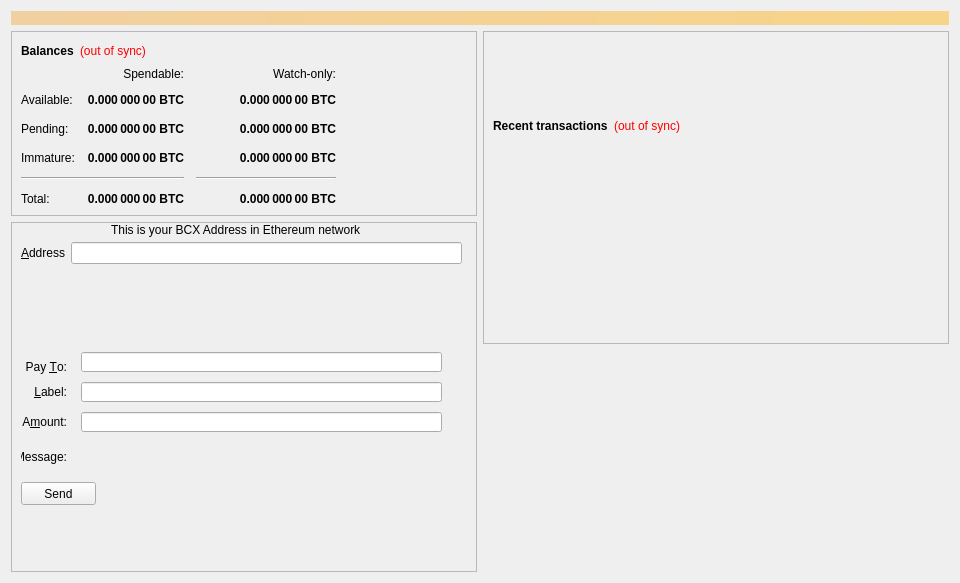
<?xml version="1.0" encoding="UTF-8"?>
<ui version="4.0">
 <class>OverviewPage</class>
 <widget class="QWidget" name="OverviewPage">
  <property name="geometry">
   <rect>
    <x>0</x>
    <y>0</y>
    <width>960</width>
    <height>569</height>
   </rect>
  </property>
  <property name="minimumSize">
   <size>
    <width>500</width>
    <height>0</height>
   </size>
  </property>
  <property name="windowTitle">
   <string>Form</string>
  </property>
  <layout class="QVBoxLayout" name="topLayout">
   <item>
    <widget class="QLabel" name="labelAlerts">
     <property name="visible">
      <bool>false</bool>
     </property>
     <property name="styleSheet">
      <string notr="true">background-color: qlineargradient(x1: 0, y1: 0, x2: 1, y2: 0, stop:0 #F0D0A0, stop:1 #F8D488); color:#000000;</string>
     </property>
     <property name="wordWrap">
      <bool>true</bool>
     </property>
     <property name="margin">
      <number>3</number>
     </property>
    </widget>
   </item>
   <item>
    <layout class="QHBoxLayout" name="horizontalLayout" stretch="1,1">
     <item>
      <layout class="QVBoxLayout" name="verticalLayout_2">
       <item>
        <widget class="QFrame" name="frame">
         <property name="frameShape">
          <enum>QFrame::StyledPanel</enum>
         </property>
         <property name="frameShadow">
          <enum>QFrame::Raised</enum>
         </property>
         <layout class="QVBoxLayout" name="verticalLayout_4">
          <item>
           <layout class="QHBoxLayout" name="horizontalLayout_4">
            <item>
             <widget class="QLabel" name="label_5">
              <property name="font">
               <font>
                <weight>75</weight>
                <bold>true</bold>
               </font>
              </property>
              <property name="text">
               <string>Balances</string>
              </property>
             </widget>
            </item>
            <item>
             <widget class="QLabel" name="labelWalletStatus">
              <property name="cursor">
               <cursorShape>WhatsThisCursor</cursorShape>
              </property>
              <property name="toolTip">
               <string>The displayed information may be out of date. Your wallet automatically synchronizes with the BCX network after a connection is established, but this process has not completed yet.</string>
              </property>
              <property name="styleSheet">
               <string notr="true">QLabel { color: red; }</string>
              </property>
              <property name="text">
               <string notr="true">(out of sync)</string>
              </property>
              <property name="alignment">
               <set>Qt::AlignLeading|Qt::AlignLeft|Qt::AlignVCenter</set>
              </property>
             </widget>
            </item>
            <item>
             <spacer name="horizontalSpacer_3">
              <property name="orientation">
               <enum>Qt::Horizontal</enum>
              </property>
              <property name="sizeHint" stdset="0">
               <size>
                <width>40</width>
                <height>20</height>
               </size>
              </property>
             </spacer>
            </item>
           </layout>
          </item>
          <item>
           <layout class="QGridLayout" name="gridLayout">
            <property name="spacing">
             <number>12</number>
            </property>
            <item row="2" column="2">
             <widget class="QLabel" name="labelWatchPending">
              <property name="font">
               <font>
                <weight>75</weight>
                <bold>true</bold>
               </font>
              </property>
              <property name="cursor">
               <cursorShape>IBeamCursor</cursorShape>
              </property>
              <property name="toolTip">
               <string>Unconfirmed transactions to watch-only addresses</string>
              </property>
              <property name="text">
               <string notr="true">0.000 000 00 BTC</string>
              </property>
              <property name="alignment">
               <set>Qt::AlignRight|Qt::AlignTrailing|Qt::AlignVCenter</set>
              </property>
              <property name="textInteractionFlags">
               <set>Qt::LinksAccessibleByMouse|Qt::TextSelectableByKeyboard|Qt::TextSelectableByMouse</set>
              </property>
             </widget>
            </item>
            <item row="2" column="1">
             <widget class="QLabel" name="labelUnconfirmed">
              <property name="font">
               <font>
                <weight>75</weight>
                <bold>true</bold>
               </font>
              </property>
              <property name="cursor">
               <cursorShape>IBeamCursor</cursorShape>
              </property>
              <property name="toolTip">
               <string>Total of transactions that have yet to be confirmed, and do not yet count toward the spendable balance</string>
              </property>
              <property name="text">
               <string notr="true">0.000 000 00 BTC</string>
              </property>
              <property name="alignment">
               <set>Qt::AlignRight|Qt::AlignTrailing|Qt::AlignVCenter</set>
              </property>
              <property name="textInteractionFlags">
               <set>Qt::LinksAccessibleByMouse|Qt::TextSelectableByKeyboard|Qt::TextSelectableByMouse</set>
              </property>
             </widget>
            </item>
            <item row="3" column="2">
             <widget class="QLabel" name="labelWatchImmature">
              <property name="font">
               <font>
                <weight>75</weight>
                <bold>true</bold>
               </font>
              </property>
              <property name="cursor">
               <cursorShape>IBeamCursor</cursorShape>
              </property>
              <property name="toolTip">
               <string>Staked or masternode rewards in watch-only addresses that has not yet matured</string>
              </property>
              <property name="text">
               <string notr="true">0.000 000 00 BTC</string>
              </property>
              <property name="alignment">
               <set>Qt::AlignRight|Qt::AlignTrailing|Qt::AlignVCenter</set>
              </property>
              <property name="textInteractionFlags">
               <set>Qt::LinksAccessibleByMouse|Qt::TextSelectableByKeyboard|Qt::TextSelectableByMouse</set>
              </property>
             </widget>
            </item>
            <item row="4" column="0" colspan="2">
             <widget class="Line" name="lineSpendableBalance">
              <property name="orientation">
               <enum>Qt::Horizontal</enum>
              </property>
             </widget>
            </item>
            <item row="4" column="2">
             <widget class="Line" name="lineWatchBalance">
              <property name="sizePolicy">
               <sizepolicy hsizetype="Preferred" vsizetype="Fixed">
                <horstretch>0</horstretch>
                <verstretch>0</verstretch>
               </sizepolicy>
              </property>
              <property name="minimumSize">
               <size>
                <width>140</width>
                <height>0</height>
               </size>
              </property>
              <property name="orientation">
               <enum>Qt::Horizontal</enum>
              </property>
             </widget>
            </item>
            <item row="5" column="0">
             <widget class="QLabel" name="labelTotalText">
              <property name="text">
               <string>Total:</string>
              </property>
             </widget>
            </item>
            <item row="3" column="1">
             <widget class="QLabel" name="labelImmature">
              <property name="font">
               <font>
                <weight>75</weight>
                <bold>true</bold>
               </font>
              </property>
              <property name="cursor">
               <cursorShape>IBeamCursor</cursorShape>
              </property>
              <property name="toolTip">
               <string>Staked or masternode rewards that has not yet matured</string>
              </property>
              <property name="text">
               <string notr="true">0.000 000 00 BTC</string>
              </property>
              <property name="alignment">
               <set>Qt::AlignRight|Qt::AlignTrailing|Qt::AlignVCenter</set>
              </property>
              <property name="textInteractionFlags">
               <set>Qt::LinksAccessibleByMouse|Qt::TextSelectableByKeyboard|Qt::TextSelectableByMouse</set>
              </property>
             </widget>
            </item>
            <item row="2" column="3">
             <spacer name="horizontalSpacer_2">
              <property name="orientation">
               <enum>Qt::Horizontal</enum>
              </property>
              <property name="sizeHint" stdset="0">
               <size>
                <width>40</width>
                <height>20</height>
               </size>
              </property>
             </spacer>
            </item>
            <item row="3" column="0">
             <widget class="QLabel" name="labelImmatureText">
              <property name="text">
               <string>Immature:</string>
              </property>
             </widget>
            </item>
            <item row="5" column="1">
             <widget class="QLabel" name="labelTotal">
              <property name="font">
               <font>
                <weight>75</weight>
                <bold>true</bold>
               </font>
              </property>
              <property name="cursor">
               <cursorShape>IBeamCursor</cursorShape>
              </property>
              <property name="toolTip">
               <string>Your current total balance</string>
              </property>
              <property name="text">
               <string notr="true">0.000 000 00 BTC</string>
              </property>
              <property name="alignment">
               <set>Qt::AlignRight|Qt::AlignTrailing|Qt::AlignVCenter</set>
              </property>
              <property name="textInteractionFlags">
               <set>Qt::LinksAccessibleByMouse|Qt::TextSelectableByKeyboard|Qt::TextSelectableByMouse</set>
              </property>
             </widget>
            </item>
            <item row="5" column="2">
             <widget class="QLabel" name="labelWatchTotal">
              <property name="font">
               <font>
                <weight>75</weight>
                <bold>true</bold>
               </font>
              </property>
              <property name="cursor">
               <cursorShape>IBeamCursor</cursorShape>
              </property>
              <property name="toolTip">
               <string>Current total balance in watch-only addresses</string>
              </property>
              <property name="text">
               <string notr="true">0.000 000 00 BTC</string>
              </property>
              <property name="alignment">
               <set>Qt::AlignRight|Qt::AlignTrailing|Qt::AlignVCenter</set>
              </property>
              <property name="textInteractionFlags">
               <set>Qt::LinksAccessibleByMouse|Qt::TextSelectableByKeyboard|Qt::TextSelectableByMouse</set>
              </property>
             </widget>
            </item>
            <item row="0" column="2">
             <widget class="QLabel" name="labelWatchonly">
              <property name="text">
               <string>Watch-only:</string>
              </property>
              <property name="alignment">
               <set>Qt::AlignRight|Qt::AlignTrailing|Qt::AlignVCenter</set>
              </property>
             </widget>
            </item>
            <item row="1" column="0">
             <widget class="QLabel" name="labelBalanceText">
              <property name="text">
               <string>Available:</string>
              </property>
             </widget>
            </item>
            <item row="1" column="1">
             <widget class="QLabel" name="labelBalance">
              <property name="font">
               <font>
                <weight>75</weight>
                <bold>true</bold>
               </font>
              </property>
              <property name="cursor">
               <cursorShape>IBeamCursor</cursorShape>
              </property>
              <property name="toolTip">
               <string>Your current spendable balance</string>
              </property>
              <property name="text">
               <string notr="true">0.000 000 00 BTC</string>
              </property>
              <property name="alignment">
               <set>Qt::AlignRight|Qt::AlignTrailing|Qt::AlignVCenter</set>
              </property>
              <property name="textInteractionFlags">
               <set>Qt::LinksAccessibleByMouse|Qt::TextSelectableByKeyboard|Qt::TextSelectableByMouse</set>
              </property>
             </widget>
            </item>
            <item row="1" column="2">
             <widget class="QLabel" name="labelWatchAvailable">
              <property name="font">
               <font>
                <weight>75</weight>
                <bold>true</bold>
               </font>
              </property>
              <property name="cursor">
               <cursorShape>IBeamCursor</cursorShape>
              </property>
              <property name="toolTip">
               <string>Your current balance in watch-only addresses</string>
              </property>
              <property name="text">
               <string notr="true">0.000 000 00 BTC</string>
              </property>
              <property name="alignment">
               <set>Qt::AlignRight|Qt::AlignTrailing|Qt::AlignVCenter</set>
              </property>
              <property name="textInteractionFlags">
               <set>Qt::LinksAccessibleByMouse|Qt::TextSelectableByKeyboard|Qt::TextSelectableByMouse</set>
              </property>
             </widget>
            </item>
            <item row="2" column="0">
             <widget class="QLabel" name="labelPendingText">
              <property name="text">
               <string>Pending:</string>
              </property>
             </widget>
            </item>
            <item row="0" column="1">
             <widget class="QLabel" name="labelSpendable">
              <property name="text">
               <string>Spendable:</string>
              </property>
              <property name="alignment">
               <set>Qt::AlignRight|Qt::AlignTrailing|Qt::AlignVCenter</set>
              </property>
             </widget>
            </item>
           </layout>
          </item>
         </layout>
        </widget>
       </item>
       <item>
        <widget class="QFrame" name="frameethereum">
         <property name="minimumSize">
          <size>
           <width>0</width>
           <height>350</height>
          </size>
         </property>
         <property name="layoutDirection">
          <enum>Qt::LeftToRight</enum>
         </property>
         <property name="frameShape">
          <enum>QFrame::StyledPanel</enum>
         </property>
         <property name="frameShadow">
          <enum>QFrame::Raised</enum>
         </property>
         <widget class="QPushButton" name="runAutoDenom">
          <property name="geometry">
           <rect>
            <x>251</x>
            <y>17</y>
            <width>1</width>
            <height>1</height>
           </rect>
          </property>
          <property name="palette">
           <palette>
            <active>
             <colorrole role="WindowText">
              <brush brushstyle="SolidPattern">
               <color alpha="255">
                <red>0</red>
                <green>0</green>
                <blue>0</blue>
               </color>
              </brush>
             </colorrole>
             <colorrole role="Button">
              <brush brushstyle="SolidPattern">
               <color alpha="255">
                <red>239</red>
                <green>238</green>
                <blue>238</blue>
               </color>
              </brush>
             </colorrole>
             <colorrole role="Light">
              <brush brushstyle="SolidPattern">
               <color alpha="255">
                <red>255</red>
                <green>255</green>
                <blue>255</blue>
               </color>
              </brush>
             </colorrole>
             <colorrole role="Midlight">
              <brush brushstyle="SolidPattern">
               <color alpha="255">
                <red>247</red>
                <green>246</green>
                <blue>246</blue>
               </color>
              </brush>
             </colorrole>
             <colorrole role="Dark">
              <brush brushstyle="SolidPattern">
               <color alpha="255">
                <red>119</red>
                <green>119</green>
                <blue>119</blue>
               </color>
              </brush>
             </colorrole>
             <colorrole role="Mid">
              <brush brushstyle="SolidPattern">
               <color alpha="255">
                <red>159</red>
                <green>159</green>
                <blue>159</blue>
               </color>
              </brush>
             </colorrole>
             <colorrole role="Text">
              <brush brushstyle="SolidPattern">
               <color alpha="255">
                <red>0</red>
                <green>0</green>
                <blue>0</blue>
               </color>
              </brush>
             </colorrole>
             <colorrole role="BrightText">
              <brush brushstyle="SolidPattern">
               <color alpha="255">
                <red>255</red>
                <green>255</green>
                <blue>255</blue>
               </color>
              </brush>
             </colorrole>
             <colorrole role="ButtonText">
              <brush brushstyle="SolidPattern">
               <color alpha="255">
                <red>0</red>
                <green>0</green>
                <blue>0</blue>
               </color>
              </brush>
             </colorrole>
             <colorrole role="Base">
              <brush brushstyle="SolidPattern">
               <color alpha="255">
                <red>255</red>
                <green>255</green>
                <blue>255</blue>
               </color>
              </brush>
             </colorrole>
             <colorrole role="Window">
              <brush brushstyle="SolidPattern">
               <color alpha="255">
                <red>239</red>
                <green>238</green>
                <blue>238</blue>
               </color>
              </brush>
             </colorrole>
             <colorrole role="Shadow">
              <brush brushstyle="SolidPattern">
               <color alpha="255">
                <red>0</red>
                <green>0</green>
                <blue>0</blue>
               </color>
              </brush>
             </colorrole>
             <colorrole role="AlternateBase">
              <brush brushstyle="SolidPattern">
               <color alpha="255">
                <red>247</red>
                <green>246</green>
                <blue>246</blue>
               </color>
              </brush>
             </colorrole>
             <colorrole role="ToolTipBase">
              <brush brushstyle="SolidPattern">
               <color alpha="255">
                <red>255</red>
                <green>255</green>
                <blue>220</blue>
               </color>
              </brush>
             </colorrole>
             <colorrole role="ToolTipText">
              <brush brushstyle="SolidPattern">
               <color alpha="255">
                <red>0</red>
                <green>0</green>
                <blue>0</blue>
               </color>
              </brush>
             </colorrole>
             <colorrole role="PlaceholderText">
              <brush brushstyle="NoBrush">
               <color alpha="128">
                <red>0</red>
                <green>0</green>
                <blue>0</blue>
               </color>
              </brush>
             </colorrole>
            </active>
            <inactive>
             <colorrole role="WindowText">
              <brush brushstyle="SolidPattern">
               <color alpha="255">
                <red>0</red>
                <green>0</green>
                <blue>0</blue>
               </color>
              </brush>
             </colorrole>
             <colorrole role="Button">
              <brush brushstyle="SolidPattern">
               <color alpha="255">
                <red>239</red>
                <green>238</green>
                <blue>238</blue>
               </color>
              </brush>
             </colorrole>
             <colorrole role="Light">
              <brush brushstyle="SolidPattern">
               <color alpha="255">
                <red>255</red>
                <green>255</green>
                <blue>255</blue>
               </color>
              </brush>
             </colorrole>
             <colorrole role="Midlight">
              <brush brushstyle="SolidPattern">
               <color alpha="255">
                <red>247</red>
                <green>246</green>
                <blue>246</blue>
               </color>
              </brush>
             </colorrole>
             <colorrole role="Dark">
              <brush brushstyle="SolidPattern">
               <color alpha="255">
                <red>119</red>
                <green>119</green>
                <blue>119</blue>
               </color>
              </brush>
             </colorrole>
             <colorrole role="Mid">
              <brush brushstyle="SolidPattern">
               <color alpha="255">
                <red>159</red>
                <green>159</green>
                <blue>159</blue>
               </color>
              </brush>
             </colorrole>
             <colorrole role="Text">
              <brush brushstyle="SolidPattern">
               <color alpha="255">
                <red>0</red>
                <green>0</green>
                <blue>0</blue>
               </color>
              </brush>
             </colorrole>
             <colorrole role="BrightText">
              <brush brushstyle="SolidPattern">
               <color alpha="255">
                <red>255</red>
                <green>255</green>
                <blue>255</blue>
               </color>
              </brush>
             </colorrole>
             <colorrole role="ButtonText">
              <brush brushstyle="SolidPattern">
               <color alpha="255">
                <red>0</red>
                <green>0</green>
                <blue>0</blue>
               </color>
              </brush>
             </colorrole>
             <colorrole role="Base">
              <brush brushstyle="SolidPattern">
               <color alpha="255">
                <red>255</red>
                <green>255</green>
                <blue>255</blue>
               </color>
              </brush>
             </colorrole>
             <colorrole role="Window">
              <brush brushstyle="SolidPattern">
               <color alpha="255">
                <red>239</red>
                <green>238</green>
                <blue>238</blue>
               </color>
              </brush>
             </colorrole>
             <colorrole role="Shadow">
              <brush brushstyle="SolidPattern">
               <color alpha="255">
                <red>0</red>
                <green>0</green>
                <blue>0</blue>
               </color>
              </brush>
             </colorrole>
             <colorrole role="AlternateBase">
              <brush brushstyle="SolidPattern">
               <color alpha="255">
                <red>247</red>
                <green>246</green>
                <blue>246</blue>
               </color>
              </brush>
             </colorrole>
             <colorrole role="ToolTipBase">
              <brush brushstyle="SolidPattern">
               <color alpha="255">
                <red>255</red>
                <green>255</green>
                <blue>220</blue>
               </color>
              </brush>
             </colorrole>
             <colorrole role="ToolTipText">
              <brush brushstyle="SolidPattern">
               <color alpha="255">
                <red>0</red>
                <green>0</green>
                <blue>0</blue>
               </color>
              </brush>
             </colorrole>
             <colorrole role="PlaceholderText">
              <brush brushstyle="NoBrush">
               <color alpha="128">
                <red>0</red>
                <green>0</green>
                <blue>0</blue>
               </color>
              </brush>
             </colorrole>
            </inactive>
            <disabled>
             <colorrole role="WindowText">
              <brush brushstyle="SolidPattern">
               <color alpha="255">
                <red>119</red>
                <green>119</green>
                <blue>119</blue>
               </color>
              </brush>
             </colorrole>
             <colorrole role="Button">
              <brush brushstyle="SolidPattern">
               <color alpha="255">
                <red>239</red>
                <green>238</green>
                <blue>238</blue>
               </color>
              </brush>
             </colorrole>
             <colorrole role="Light">
              <brush brushstyle="SolidPattern">
               <color alpha="255">
                <red>255</red>
                <green>255</green>
                <blue>255</blue>
               </color>
              </brush>
             </colorrole>
             <colorrole role="Midlight">
              <brush brushstyle="SolidPattern">
               <color alpha="255">
                <red>247</red>
                <green>246</green>
                <blue>246</blue>
               </color>
              </brush>
             </colorrole>
             <colorrole role="Dark">
              <brush brushstyle="SolidPattern">
               <color alpha="255">
                <red>119</red>
                <green>119</green>
                <blue>119</blue>
               </color>
              </brush>
             </colorrole>
             <colorrole role="Mid">
              <brush brushstyle="SolidPattern">
               <color alpha="255">
                <red>159</red>
                <green>159</green>
                <blue>159</blue>
               </color>
              </brush>
             </colorrole>
             <colorrole role="Text">
              <brush brushstyle="SolidPattern">
               <color alpha="255">
                <red>119</red>
                <green>119</green>
                <blue>119</blue>
               </color>
              </brush>
             </colorrole>
             <colorrole role="BrightText">
              <brush brushstyle="SolidPattern">
               <color alpha="255">
                <red>255</red>
                <green>255</green>
                <blue>255</blue>
               </color>
              </brush>
             </colorrole>
             <colorrole role="ButtonText">
              <brush brushstyle="SolidPattern">
               <color alpha="255">
                <red>119</red>
                <green>119</green>
                <blue>119</blue>
               </color>
              </brush>
             </colorrole>
             <colorrole role="Base">
              <brush brushstyle="SolidPattern">
               <color alpha="255">
                <red>239</red>
                <green>238</green>
                <blue>238</blue>
               </color>
              </brush>
             </colorrole>
             <colorrole role="Window">
              <brush brushstyle="SolidPattern">
               <color alpha="255">
                <red>239</red>
                <green>238</green>
                <blue>238</blue>
               </color>
              </brush>
             </colorrole>
             <colorrole role="Shadow">
              <brush brushstyle="SolidPattern">
               <color alpha="255">
                <red>0</red>
                <green>0</green>
                <blue>0</blue>
               </color>
              </brush>
             </colorrole>
             <colorrole role="AlternateBase">
              <brush brushstyle="SolidPattern">
               <color alpha="255">
                <red>239</red>
                <green>238</green>
                <blue>238</blue>
               </color>
              </brush>
             </colorrole>
             <colorrole role="ToolTipBase">
              <brush brushstyle="SolidPattern">
               <color alpha="255">
                <red>255</red>
                <green>255</green>
                <blue>220</blue>
               </color>
              </brush>
             </colorrole>
             <colorrole role="ToolTipText">
              <brush brushstyle="SolidPattern">
               <color alpha="255">
                <red>0</red>
                <green>0</green>
                <blue>0</blue>
               </color>
              </brush>
             </colorrole>
             <colorrole role="PlaceholderText">
              <brush brushstyle="NoBrush">
               <color alpha="128">
                <red>0</red>
                <green>0</green>
                <blue>0</blue>
               </color>
              </brush>
             </colorrole>
            </disabled>
           </palette>
          </property>
          <property name="focusPolicy">
           <enum>Qt::NoFocus</enum>
          </property>
          <property name="autoFillBackground">
           <bool>true</bool>
          </property>
          <property name="text">
           <string/>
          </property>
          <property name="flat">
           <bool>true</bool>
          </property>
         </widget>
         <widget class="QWidget" name="layoutWidget">
          <property name="geometry">
           <rect>
            <x>10</x>
            <y>80</y>
            <width>441</width>
            <height>21</height>
           </rect>
          </property>
          <layout class="QHBoxLayout" name="horizontalLayout_5"/>
         </widget>
         <widget class="QWidget" name="layoutWidget_2">
          <property name="geometry">
           <rect>
            <x>10</x>
            <y>20</y>
            <width>441</width>
            <height>48</height>
           </rect>
          </property>
          <layout class="QFormLayout" name="formLayout">
           <property name="fieldGrowthPolicy">
            <enum>QFormLayout::AllNonFixedFieldsGrow</enum>
           </property>
           <item row="1" column="0">
            <widget class="QLabel" name="label_2">
             <property name="text">
              <string>&amp;Address</string>
             </property>
             <property name="buddy">
              <cstring>addressEdit</cstring>
             </property>
            </widget>
           </item>
           <item row="1" column="1">
            <widget class="QValidatedLineEdit" name="addressEdit">
             <property name="toolTip">
              <string>The address associated with this address list entry. This can only be modified for sending addresses.</string>
             </property>
            </widget>
           </item>
          </layout>
         </widget>
         <widget class="QLabel" name="labeladdress">
          <property name="geometry">
           <rect>
            <x>100</x>
            <y>0</y>
            <width>271</width>
            <height>16</height>
           </rect>
          </property>
          <property name="text">
           <string>This is your BCX Address in Ethereum network</string>
          </property>
         </widget>
         <widget class="QValidatedLineEdit" name="payTo">
          <property name="geometry">
           <rect>
            <x>70</x>
            <y>130</y>
            <width>361</width>
            <height>20</height>
           </rect>
          </property>
          <property name="toolTip">
           <string>The BCX address to send the payment to</string>
          </property>
         </widget>
         <widget class="BitcoinAmountField" name="payAmount">
          <property name="geometry">
           <rect>
            <x>70</x>
            <y>190</y>
            <width>361</width>
            <height>20</height>
           </rect>
          </property>
         </widget>
         <widget class="QLabel" name="messageLabel">
          <property name="geometry">
           <rect>
            <x>10</x>
            <y>220</y>
            <width>46</width>
            <height>30</height>
           </rect>
          </property>
          <property name="text">
           <string>Message:</string>
          </property>
          <property name="alignment">
           <set>Qt::AlignRight|Qt::AlignTrailing|Qt::AlignVCenter</set>
          </property>
         </widget>
         <widget class="QLabel" name="payToLabel">
          <property name="geometry">
           <rect>
            <x>10</x>
            <y>130</y>
            <width>46</width>
            <height>30</height>
           </rect>
          </property>
          <property name="text">
           <string>Pay &amp;To:</string>
          </property>
          <property name="alignment">
           <set>Qt::AlignRight|Qt::AlignTrailing|Qt::AlignVCenter</set>
          </property>
          <property name="buddy">
           <cstring>payTo</cstring>
          </property>
         </widget>
         <widget class="QLabel" name="amountLabel">
          <property name="geometry">
           <rect>
            <x>10</x>
            <y>190</y>
            <width>46</width>
            <height>20</height>
           </rect>
          </property>
          <property name="text">
           <string>A&amp;mount:</string>
          </property>
          <property name="alignment">
           <set>Qt::AlignRight|Qt::AlignTrailing|Qt::AlignVCenter</set>
          </property>
          <property name="buddy">
           <cstring>payAmount</cstring>
          </property>
         </widget>
         <widget class="QLabel" name="labelLabel">
          <property name="geometry">
           <rect>
            <x>10</x>
            <y>160</y>
            <width>46</width>
            <height>20</height>
           </rect>
          </property>
          <property name="text">
           <string>&amp;Label:</string>
          </property>
          <property name="alignment">
           <set>Qt::AlignRight|Qt::AlignTrailing|Qt::AlignVCenter</set>
          </property>
          <property name="buddy">
           <cstring>addAsLabel</cstring>
          </property>
         </widget>
         <widget class="QLineEdit" name="addAsLabel">
          <property name="geometry">
           <rect>
            <x>70</x>
            <y>160</y>
            <width>361</width>
            <height>20</height>
           </rect>
          </property>
          <property name="toolTip">
           <string>Enter a label for this address to add it to the list of used addresses</string>
          </property>
         </widget>
         <widget class="QLabel" name="messageTextLabel">
          <property name="geometry">
           <rect>
            <x>70</x>
            <y>220</y>
            <width>361</width>
            <height>21</height>
           </rect>
          </property>
          <property name="toolTip">
           <string>A message that was attached to the BCX: URI which will be stored with the transaction for your reference. Note: This message will not be sent over the BCX network.</string>
          </property>
          <property name="textFormat">
           <enum>Qt::PlainText</enum>
          </property>
         </widget>
         <widget class="QPushButton" name="pusheth">
          <property name="geometry">
           <rect>
            <x>10</x>
            <y>260</y>
            <width>75</width>
            <height>23</height>
           </rect>
          </property>
          <property name="text">
           <string>Send</string>
          </property>
         </widget>
        </widget>
       </item>
       <item>
        <spacer name="verticalSpacer">
         <property name="orientation">
          <enum>Qt::Vertical</enum>
         </property>
         <property name="sizeHint" stdset="0">
          <size>
           <width>20</width>
           <height>40</height>
          </size>
         </property>
        </spacer>
       </item>
      </layout>
     </item>
     <item>
      <layout class="QVBoxLayout" name="verticalLayout_3">
       <item>
        <widget class="QFrame" name="frame_2">
         <property name="frameShape">
          <enum>QFrame::StyledPanel</enum>
         </property>
         <property name="frameShadow">
          <enum>QFrame::Raised</enum>
         </property>
         <layout class="QVBoxLayout" name="verticalLayout">
          <item>
           <spacer name="verticalSpacer_3">
            <property name="orientation">
             <enum>Qt::Vertical</enum>
            </property>
            <property name="sizeType">
             <enum>QSizePolicy::Fixed</enum>
            </property>
            <property name="sizeHint" stdset="0">
             <size>
              <width>20</width>
              <height>75</height>
             </size>
            </property>
           </spacer>
          </item>
          <item>
           <layout class="QHBoxLayout" name="horizontalLayout_2">
            <item>
             <widget class="QLabel" name="label_4">
              <property name="font">
               <font>
                <weight>75</weight>
                <bold>true</bold>
               </font>
              </property>
              <property name="text">
               <string>Recent transactions</string>
              </property>
             </widget>
            </item>
            <item>
             <widget class="QLabel" name="labelTransactionsStatus">
              <property name="cursor">
               <cursorShape>WhatsThisCursor</cursorShape>
              </property>
              <property name="toolTip">
               <string>The displayed information may be out of date. Your wallet automatically synchronizes with the BCX network after a connection is established, but this process has not completed yet.</string>
              </property>
              <property name="styleSheet">
               <string notr="true">QLabel { color: red; }</string>
              </property>
              <property name="text">
               <string notr="true">(out of sync)</string>
              </property>
              <property name="alignment">
               <set>Qt::AlignRight|Qt::AlignTrailing|Qt::AlignVCenter</set>
              </property>
             </widget>
            </item>
            <item>
             <spacer name="horizontalSpacer">
              <property name="orientation">
               <enum>Qt::Horizontal</enum>
              </property>
              <property name="sizeHint" stdset="0">
               <size>
                <width>40</width>
                <height>20</height>
               </size>
              </property>
             </spacer>
            </item>
           </layout>
          </item>
          <item>
           <widget class="QListView" name="listTransactions">
            <property name="styleSheet">
             <string notr="true">QListView { background: transparent; }</string>
            </property>
            <property name="frameShape">
             <enum>QFrame::NoFrame</enum>
            </property>
            <property name="verticalScrollBarPolicy">
             <enum>Qt::ScrollBarAlwaysOff</enum>
            </property>
            <property name="horizontalScrollBarPolicy">
             <enum>Qt::ScrollBarAlwaysOff</enum>
            </property>
            <property name="selectionMode">
             <enum>QAbstractItemView::NoSelection</enum>
            </property>
           </widget>
          </item>
         </layout>
        </widget>
       </item>
       <item>
        <spacer name="verticalSpacer_2">
         <property name="orientation">
          <enum>Qt::Vertical</enum>
         </property>
         <property name="sizeType">
          <enum>QSizePolicy::Expanding</enum>
         </property>
         <property name="sizeHint" stdset="0">
          <size>
           <width>20</width>
           <height>40</height>
          </size>
         </property>
        </spacer>
       </item>
      </layout>
     </item>
    </layout>
   </item>
  </layout>
 </widget>
 <customwidgets>
  <customwidget>
   <class>QValidatedLineEdit</class>
   <extends>QLineEdit</extends>
   <header>qvalidatedlineedit.h</header>
  </customwidget>
  <customwidget>
   <class>BitcoinAmountField</class>
   <extends>QLineEdit</extends>
   <header>bitcoinamountfield.h</header>
  </customwidget>
 </customwidgets>
 <resources/>
 <connections/>
</ui>
